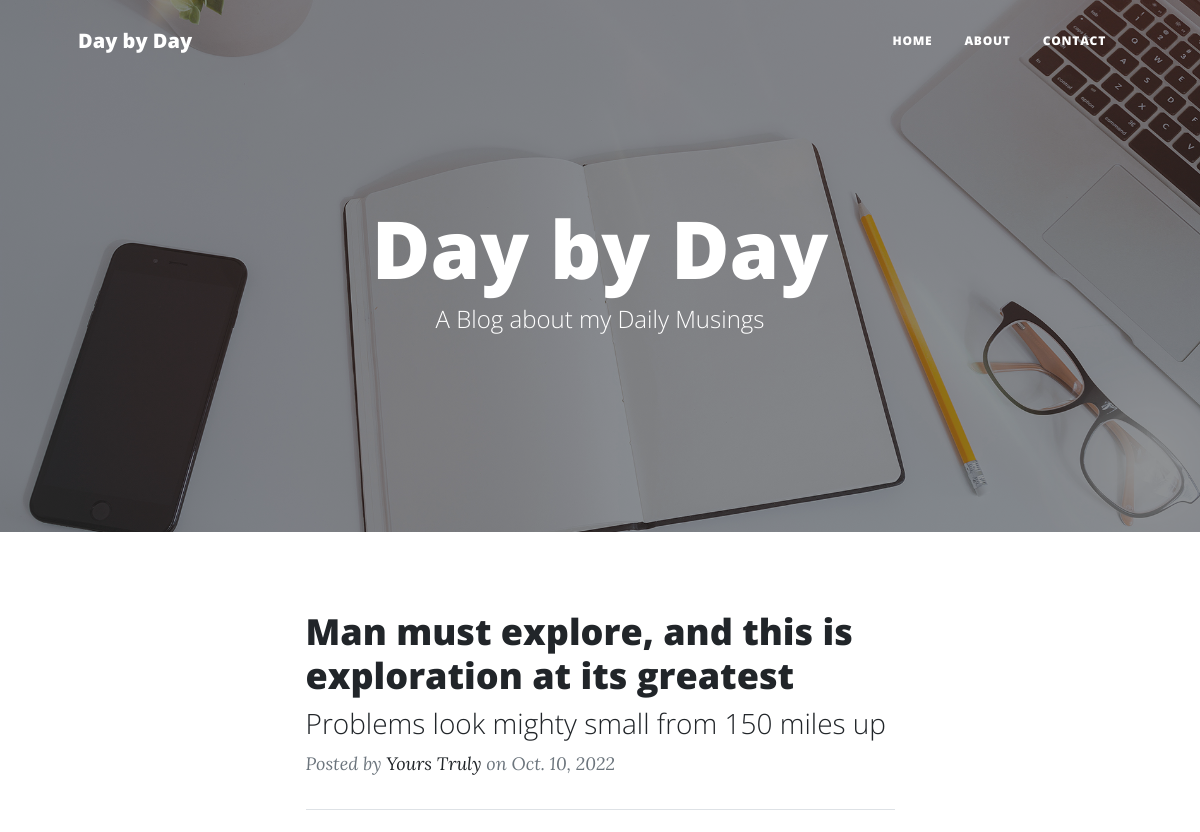
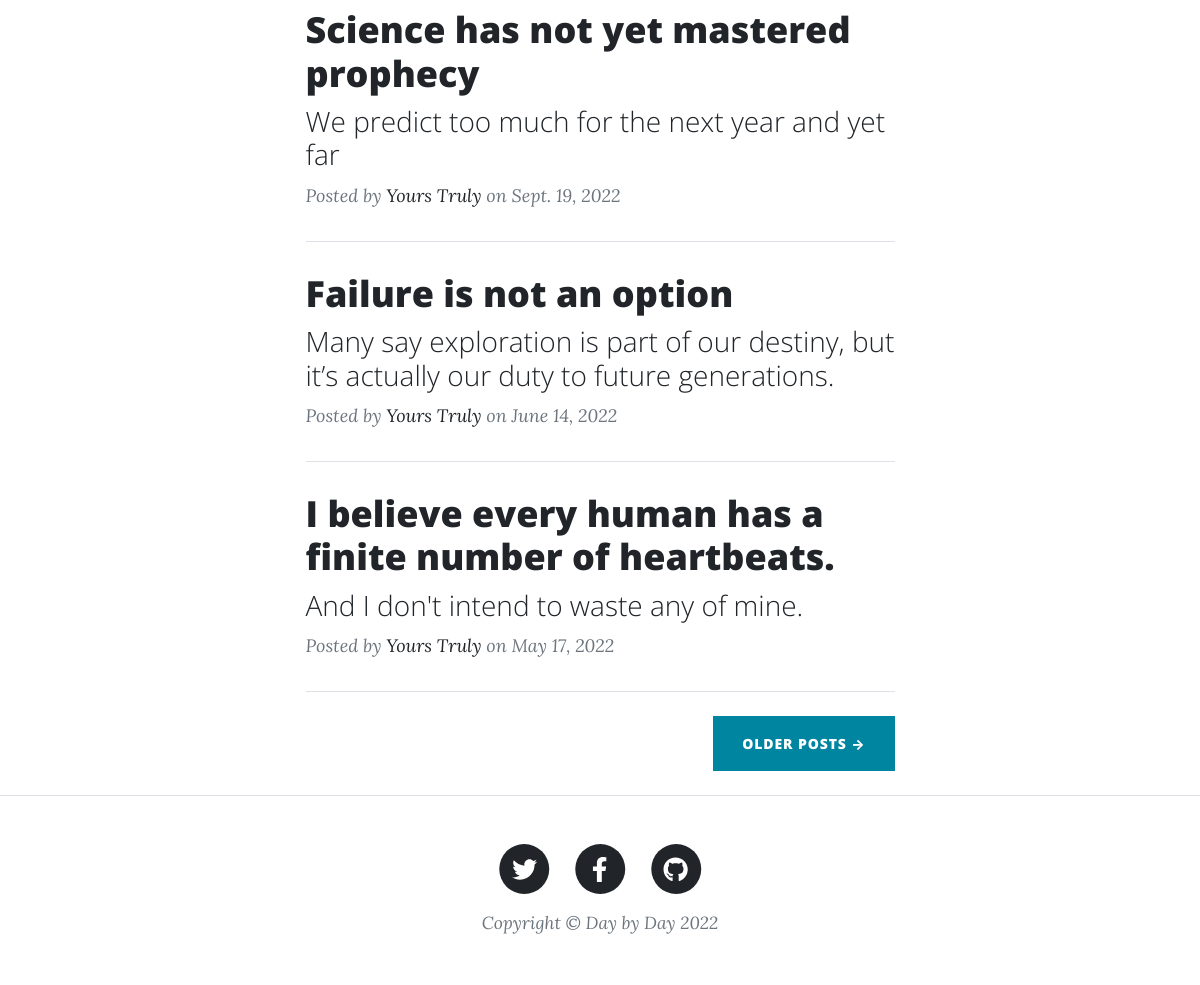
The page / on the database its author committed (2 pictures, top to bottom).
### day_by_day/models.py (models this page shows)
class Article(models.Model):
    image = models.ImageField(upload_to='img')
    title = models.CharField(max_length = 60)
    summary = models.CharField(max_length = 100)
    post_slug = models.SlugField(null=True, max_length = 200)
    author = models.CharField(max_length = 20)
    date = models.DateField()
    content = models.TextField(max_length = 10000)

### day_by_day/views.py (the view)
# urls.py: path('', views.home_page, name="home_page"),
def home_page(request):
    page_name = "Home"
    articles = Article.objects.all()
    context = {'page_title': page_name, 'articles' : articles}
    return render(request, "index.html", context)

### templates/index.html
{% extends 'base.html' %}
{% block content %}
        {% load static %}
        <header class="masthead" style="background-image: url('{% static 'assets/img/home-bg.jpg' %}')">
                <div class="container position-relative px-4 px-lg-5">
                    <div class="row gx-4 gx-lg-5 justify-content-center">
                     <div class="col-md-10 col-lg-8 col-xl-7">
                        <div class="site-heading">
                            <h1>Day by Day</h1>
                        <span class="subheading">A Blog about my Daily Musings</span>
                    </div>
                </div>
            </div>
         </div>
        </header>
        <div class="container px-4 px-lg-5">
            <div class="row gx-4 gx-lg-5 justify-content-center">
                <div class="col-md-10 col-lg-8 col-xl-7">
                    {% for article in articles %}
                    <div class="post-preview">
                        <a href="{% url 'post_page' article.post_slug %}">
                            <h2 class="post-title">{{ article.title }}</h2>
                            <h3 class="post-subtitle">{{article.summary }}</h3>
                        </a>
                        <p class="post-meta">
                            Posted by
                            <a href="#!">{{article.author}}</a>
                            on {{article.date }}
                        </p>
                    </div>
                    <hr class="my-4" />
                    {% endfor %}
                    <div class="d-flex justify-content-end mb-4"><a class="btn btn-primary text-uppercase" href="#!">Older Posts →</a></div>
                </div>
            </div>
        </div>
{% endblock %}

### templates/base.html (shortened to what this page needs)
{% load unicorn %}
<!DOCTYPE html>
<html lang="en">
    <head>
        {% load static %}
        {% load static %}
        <link href="{% static  'css/styles.css' %}" rel="stylesheet" />
    </head>
    <body>
        <nav class="navbar navbar-expand-lg navbar-light" id="mainNav">
            <div class="container px-4 px-lg-5">
                <a class="navbar-brand" href="{% url 'home_page' %}">Day by Day</a>
                <div class="collapse navbar-collapse" id="navbarResponsive">
                    <ul class="navbar-nav ms-auto py-4 py-lg-0">
                        <li class="nav-item"><a class="nav-link px-lg-3 py-3 py-lg-4" href="{% url 'home_page' %}">Home</a></li>
                        <li class="nav-item"><a class="nav-link px-lg-3 py-3 py-lg-4" href="{% url 'about_page' %}">About</a></li>
                        <li class="nav-item"><a class="nav-link px-lg-3 py-3 py-lg-4" href="{% url 'contact_page' %}">Contact</a></li>
                    </ul>
                </div>
            </div>
        </nav>
        {% block content %}
        {% endblock content %}
         <footer class="border-top">
            <div class="container px-4 px-lg-5">
                <div class="row gx-4 gx-lg-5 justify-content-center">
                    <div class="col-md-10 col-lg-8 col-xl-7">
                        <ul class="list-inline text-center">
                            <li class="list-inline-item">
                                <a href="#!">
                                    <span class="fa-stack fa-lg">
                                        <i class="fas fa-circle fa-stack-2x"></i>
                                        <i class="fab fa-twitter fa-stack-1x fa-inverse"></i>
                                    </span>
                                </a>
                            </li>
                            <li class="list-inline-item">
                                <a href="#!">
                                    <span class="fa-stack fa-lg">
                                        <i class="fas fa-circle fa-stack-2x"></i>
                                        <i class="fab fa-facebook-f fa-stack-1x fa-inverse"></i>
                                    </span>
                                </a>
                            </li>
                            <li class="list-inline-item">
                                <a href="#!">
                                    <span class="fa-stack fa-lg">
                                        <i class="fas fa-circle fa-stack-2x"></i>
                                        <i class="fab fa-github fa-stack-1x fa-inverse"></i>
                                    </span>
                                </a>
                            </li>
                        </ul>
                        <div class="small text-center text-muted fst-italic">Copyright &copy; Day by Day 2022</div>
                    </div>
                </div>
            </div>
        </footer>
    </body>
</html>

### rows shown on the page
Article: title "Man must explore, and this is exploration at its greatest", summary "Problems look mighty small from 150 miles up", author "Yours Truly", date "Oct. 10, 2022"
Article: title "Science has not yet mastered prophecy", summary "We predict too much for the next year and yet far", author "Yours Truly", date "Sept. 19, 2022"
Article: title "Failure is not an option", summary "Many say exploration is part of our destiny, but it’s actually our duty to future generations.", author "Yours Truly", date "June 14, 2022"
Article: title "I believe every human has a finite number of heartbeats.", summary "And I don't intend to waste any of mine.", author "Yours Truly", date "May 17, 2022"
